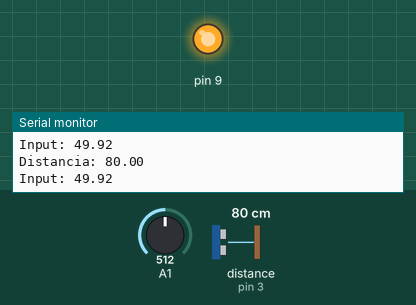
This sketch was run on a simulated Arduino Uno, built with avr-gcc and run on an emulated ATmega328P. On the bench: output pins drawn as LEDs (lit = HIGH), the last lines printed to the serial monitor. Inputs (shaded band) come from the test bench; at power-on: distance to the obstacle (sensor on pin 3) 80 cm, A1 = 512.

Above: at 1.2 s.
1.3 s: distance to the obstacle (sensor on pin 3) set to 4 cm
4.3 s: A1 set to 1023
At 5.6 s:
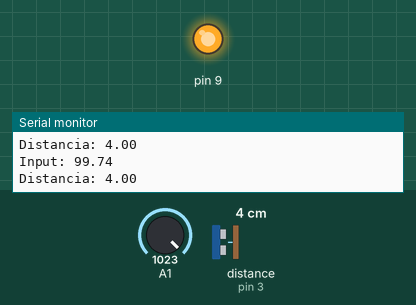
6.2 s: distance to the obstacle (sensor on pin 3) set to 60 cm
At 9.0 s:
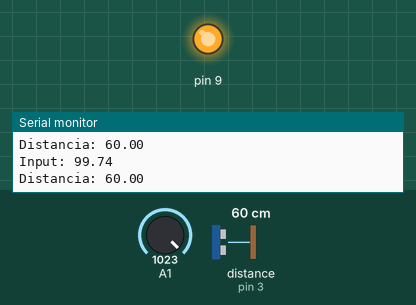
9.2 s: A1 set to 900
At 10.2 s:
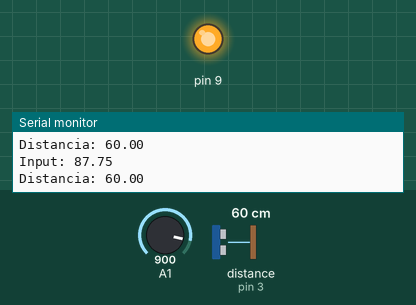
12.2 s: A1 set to 716
At 12.8 s:
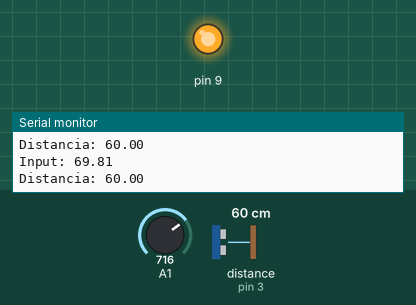
Timing chart, 0 to 15.2 s (numbered marks = the images above; inputs shaded):
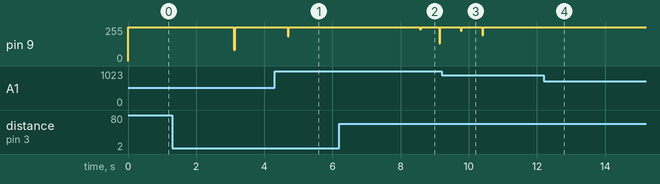

The sketch:

sketch_oct01a.ino
```cpp
#include <HCSR04.h>
#define A 15
#define B 10

HCSR04 hc(2, 3);
float distance = 0;
float inputSignal = 0;
float error = 0;
int timeI = 0, timeF = 0, deltaTime = 0;
float accError = 0;
const unsigned int ki = 2;

float propFunction(float x)
{
  return A*x + B;
}

float propInput(float x)
{
  return 0.0975 * x;
}

void setup()
{
  // put your setup code here, to run once:
  Serial.begin(9600);
  pinMode(A1,INPUT);
  pinMode(9, OUTPUT);
}

void loop()
{

  // put your main code here, to run repeatedly:
  distance = hc.dist();
  inputSignal = analogRead(A1);
  timeF = millis();

  Serial.print("Distancia: ");
  Serial.println(distance);
  Serial.print("Input: ");
  Serial.println(propInput(inputSignal));

  deltaTime = timeF - timeI;

  error = inputSignal - distance;
  accError += error * deltaTime;

  analogWrite(9, propFunction(error) + ki * accError);

  timeI = millis();
}
```

Measured:
- after the input at 4.3 s, pin 9: 255/255 → 187/255 after 0.39 s, → 255/255 0.03 s later
- after the input at 6.2 s, pin 9: 255/255 → 239/255 after 2.4 s, → 255/255 0.03 s later, → 135/255 0.53 s later, → 255/255 0.03 s later
- after the input at 9.2 s, pin 9: 255/255 → 226/255 after 0.56 s, → 255/255 0.03 s later, → 194/255 0.60 s later, → 255/255 0.03 s later
- after the input at 12.2 s, pin 9: stays 255/255 (without the input it goes to 50/255 after 1.1 s)
